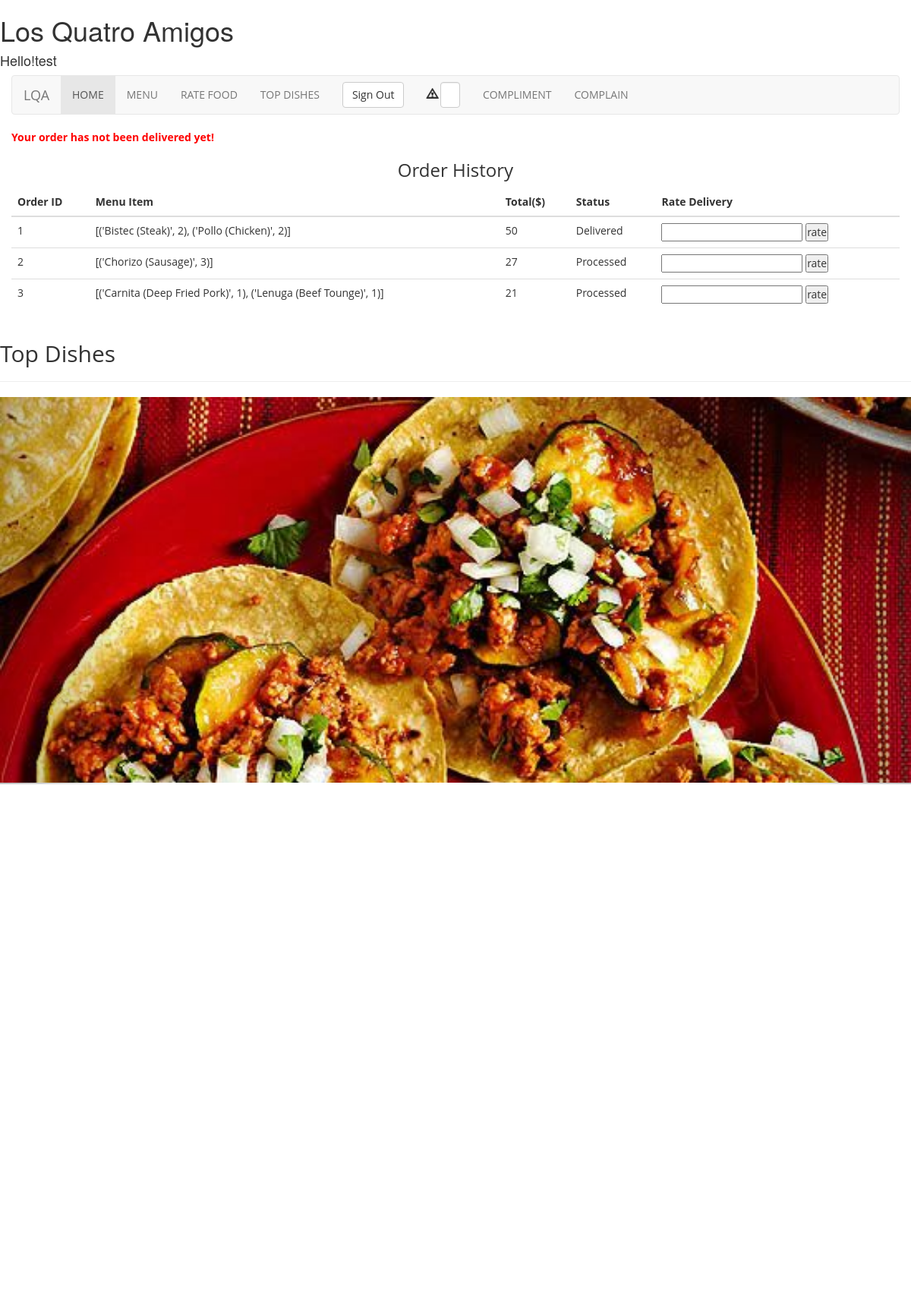
The app's page /delivery_rating/2 (signed in) with its own data.
### tables this page shows
CREATE TABLE orders (
    order_id INTEGER PRIMARY KEY,
    user_id VARCHAR(9) not null,
    menu_item text not null,
    total_price decimal(5,2) not null,
    FOREIGN KEY (user_id) REFERENCES users(user_id)
    );

CREATE TABLE menus (
    chef_id VARCHAR(5) not null,
    item_pic text,
    menu_id VARCHAR(5) not null,
    item_name text not null,
    price decimal(5,2) not null,
    rating varchar(1),
    rating_quantity varchar(5),
    item_description text,
    FOREIGN KEY (chef_id) REFERENCES chefs(chef_id)
    );

### app/models/views.py (the view)
@app.route('/delivery_rating/<order_id>',methods=["GET","POST"])
def delivery_rating(order_id):
    print(order_id)
    order_id = order_id[0]#for some reason order_id returns a number followed by a " e.g 1"
    db = db_connect()
    status = db.select_order_status(order_id)
    print(status[0])
    if int(status[0]) == 0:
        flash("Your order has not been delivered yet!")
    else:
        rating = request.form["delivery_rating"]
        db.update_delivery_rating(order_id,rating)
        flash("Thank you for rating!")
    return view_user_page()

### app/models/models.py (called while the page is built)
    def select_top5_rated(self):
        result = self.cur.execute("SELECT item_name, item_pic, rating FROM menus ORDER BY rating DESC LIMIT 5 ").fetchall()
        return result

    def select_join_orders_status(self,user_id):
        result = self.cur.execute("SELECT orders.*, deliveryinfo.status FROM orders INNER JOIN "
                                  "deliveryinfo ON orders.order_id = deliveryinfo.order_id WHERE deliveryinfo.user_id ='{}'".format(user_id)).fetchall()
        return result

    def select_order_status(self,order_id):
        result = self.cur.execute("SELECT status FROM deliveryinfo WHERE order_id = '{}'".format(order_id)).fetchone()
        return result

### app/models/views.py (called while the page is built)
def required_roles(*roles):
    def wrapper(f):
        @wraps(f)
        def wrapped(*args, **kwargs):
            if get_current_user_role() not in roles:
                flash('Authentication error, please check your details and try again', 'error')
                return redirect(url_for('index'))
            return f(*args, **kwargs)
        return wrapped
    return wrapper

def get_current_user_role():
    return session.get('role')

@app.route('/loginUser/')
@required_roles('user')
def view_user_page():
    db = db_connect()
    orders = db.select_join_orders_status(session.get("user"))
    print(orders)
    top_five = db.select_top5_rated()
    return render_template("loginUSER.html", top_five=top_five, orders=orders)#,order_status = order_status)

### app/templates/loginUSER.html (shortened to what this page needs)
<!DOCTYPE html>
<html lang="en">
      <head>
        <link href="{{ url_for('static', filename='bootstrap/css/bootstrap.css') }}" rel="stylesheet">
        <link href="{{ url_for('static', filename='style.css') }}" rel="stylesheet">
        <link rel="stylesheet" href="https://maxcdn.bootstrapcdn.com/bootstrap/3.3.7/css/bootstrap.min.css">
      </head>
      <body>
            <h1> Los Quatro Amigos</h1> <h4>Hello!{{ session['user'] }}</h4>
            <div class="container-fluid">
                <div class="row">
                    <div class="col-md-12">
                        <nav class="navbar navbar-default" role="navigation">
                            <div class="navbar-header">
                                 <a class="navbar-brand" href="#">LQA</a>
                            </div>
                            <div class="collapse navbar-collapse" id="bs-example-navbar-collapse-1">
                                <ul class="nav navbar-nav">
                                    <li class="active">
                                        <a href="{{ url_for('index') }}">HOME</a>
                                    </li>
                                    <li>
                                        <a href="{{ url_for('showMenu') }}">MENU</a>
                                    </li>
                                    <li>
                                        <a href="{{ url_for('show_ratings')}}">RATE FOOD</a>
                                    </li>
                                    <li>
                                        <a href="#top_dishes">TOP DISHES</a>
                                    </li>
                                    <li>
                                        <form class="navbar-form navbar-left" role="search" action={{ url_for('logout') }}>
                                            <button type="submit" class="btn btn-default">
                                                Sign Out
                                            </button>
                                    </li>
                                </ul>
                                <form class="navbar-form navbar-left" role="search">
                                    <div class="form-group">
                                        <span class="glyphicon glyphicon-warning-sign"></span> <input type="text" class="form-control" placeholder="Number of Warnings" style="width: 25px">
                                    </div>
                                </form>
                                <ul class="nav navbar-nav">
                                    <li>
                                        <a href="{{url_for('show_compliment_form')}}">COMPLIMENT</a>
                                    </li>
                                    <li>
                                        <a href="{{url_for('show_complaint_form')}}">COMPLAIN</a>
                                    </li>
                                </ul>
                            </div>
                        </nav>
                    </div>
                </div>
                    <div class="row">
                        <div class="col-md-12">
                        <div><font color="red">
                 {% with messages = get_flashed_messages() %}
             {% if messages %}
                 {% for message in messages %}
                     <b>{{ message }} </b>
                 {% endfor %}
             {% endif %}
         {% endwith %}
                        </font></div>
                            <h3 class="text-center">
                                Order History
                            </h3>
                            <table class="table">
                                <thead>
                                    <tr>
                                        <th>
                                            Order ID
                                        </th>
                                        <th>
                                            Menu Item
                                        </th>
                                        <th>
                                            Total($)
                                        </th>
                                        <th>
                                            Status
                                        </th>
                                        <th>
                                            Rate Delivery
                                        </th>
                                    </tr>
                                </thead>
                                <tbody>
                                {% for order in orders  %}
                                    <tr>
                                        <td>
                                            {{ order[0] }}
                                        </td>
                                        <td>
                                            {{ order[2] }}
                                        </td>
                                        <td>
                                            {{ order[3] }}
                                        </td>
                                        <td>
                                            {% if order[4] == "0" %}
                                            Processed
                                            {% else %}
                                            Delivered
                                            {% endif %}
                                        </td>
                                        <td>
                                            <form method = "post" action= {{url_for('delivery_rating', order_id = order[0])}}">
                                                <input type="text" name="delivery_rating" min="0" max ="5">
                                                <input type="submit" value="rate">
                                            </form>
                                        </td>
                                    </tr>
                                {% endfor %}
                                </tbody>
                            </table>
                        </div>
                    </div>
                    <div class="row">
                        <div class="col-md-12">
                        </div>
                    </div>
            </div>
            <header id="top_dishes">
                        <h2>Top Dishes</h2>
                        <hr class="small">
                 <div id="myCarousel" class="carousel slide" data-ride="carousel">
                        <ol class="carousel-indicators">
                            <li data-target="#myCarousel" data-slide-to="0" class="active"></li>
                            <li data-target="#myCarousel" data-slide-to="1"></li>
                            <li data-target="#myCarousel" data-slide-to="2"></li>
                            <li data-target="#myCarousel" data-slide-to="3"></li>
                            <li data-target="#myCarousel" data-slide-to="4"></li>
                        </ol>
                        <div class="carousel-inner" >
                            <div class="item active">
                                <img src="{{ url_for('static', filename='img/foodimages/{}'.format(top_five[0][1])) }} " alt="Pic 1" style="width: 100%">
                                <div class="carousel-caption">
                                    <h3>{{ top_five[0][0] }}</h3>
                                    <p>Rating: {{ top_five[0][2] }}</p>
                                </div>
                            </div>
                        </div>
                        <a class="left carousel-control" href="#myCarousel" data-slide="prev">
                            <span class="glyphicon glyphicon-chevron-left"></span>
                        </a>
                        <a class="right carousel-control" href="#myCarousel" data-slide="next">
                            <span class="glyphicon glyphicon-chevron-right"></span>
                        </a>
                 </div>
            </header>
    </body>
</html>

### app/static/style.css (style rules this page uses)
* { margin: 0px auto; padding: 0px; font-family: 'Open Sans', sans-serif; }

### records on screen
orders: order_id "1", menu_item "[('Bistec (Steak)', 2), ('Pollo (Chicken)', 2)]", total_price "50", shows "Delivered"
orders: order_id "2", menu_item "[('Chorizo (Sausage)', 3)]", total_price "27", shows "Processed"
orders: order_id "3", menu_item "[('Carnita (Deep Fried Pork)', 1), ('Lenuga (Beef Tounge)', 1)]", total_price "21", shows "Processed"
menus: item_pic (picture)

### other values on screen
{{ session['user'] }} "test"
{{ message }} "Your order has not been delivered yet!"
